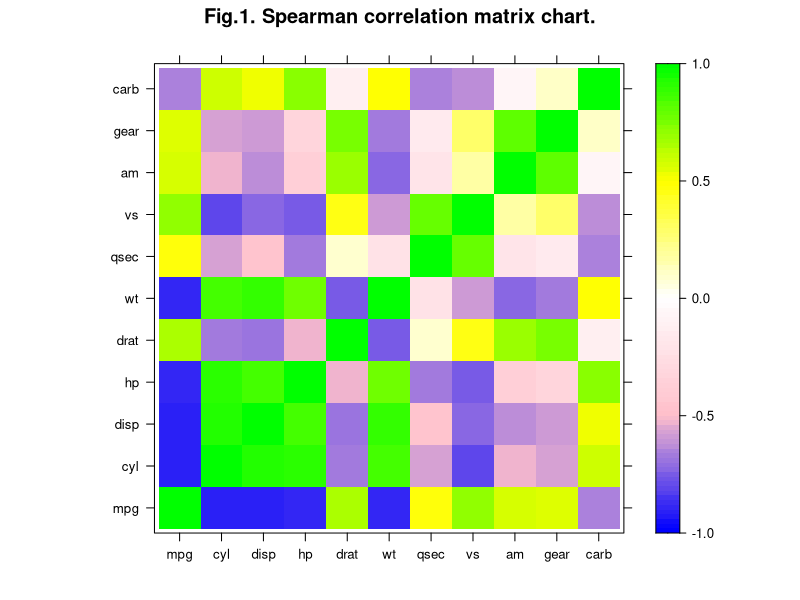
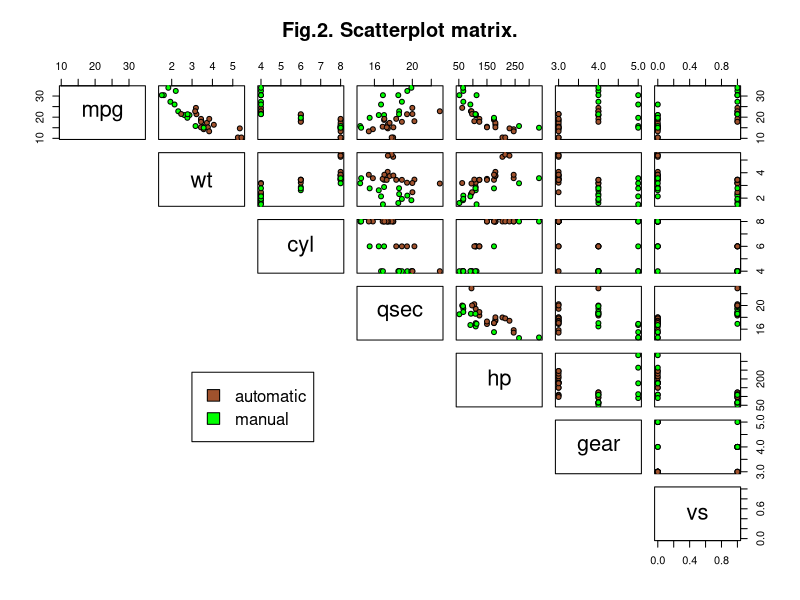
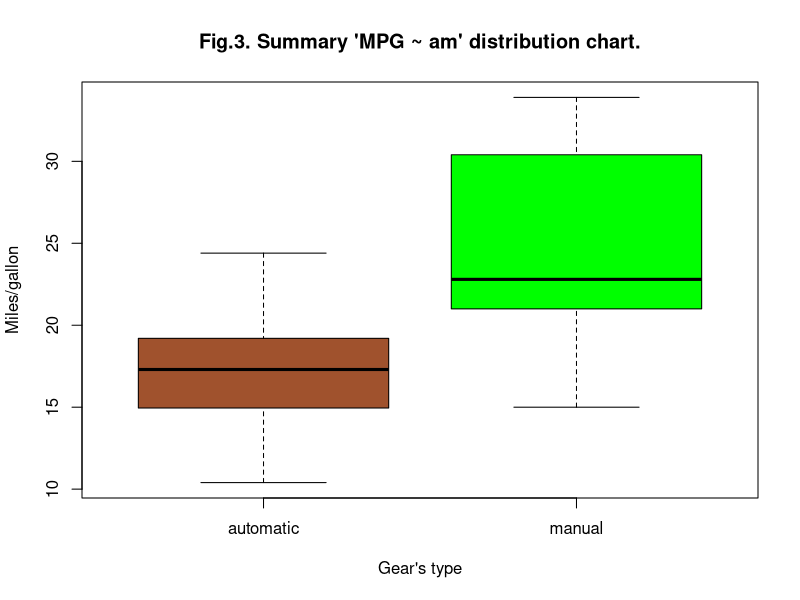
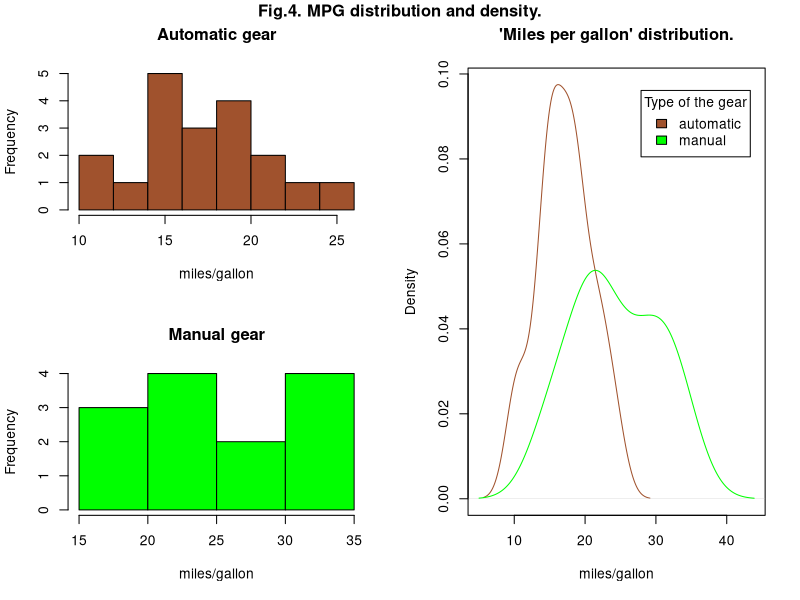
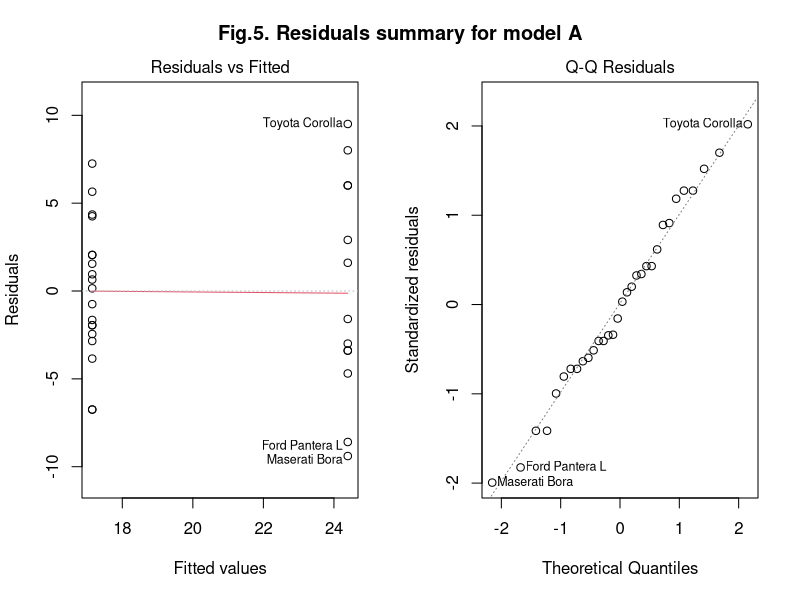
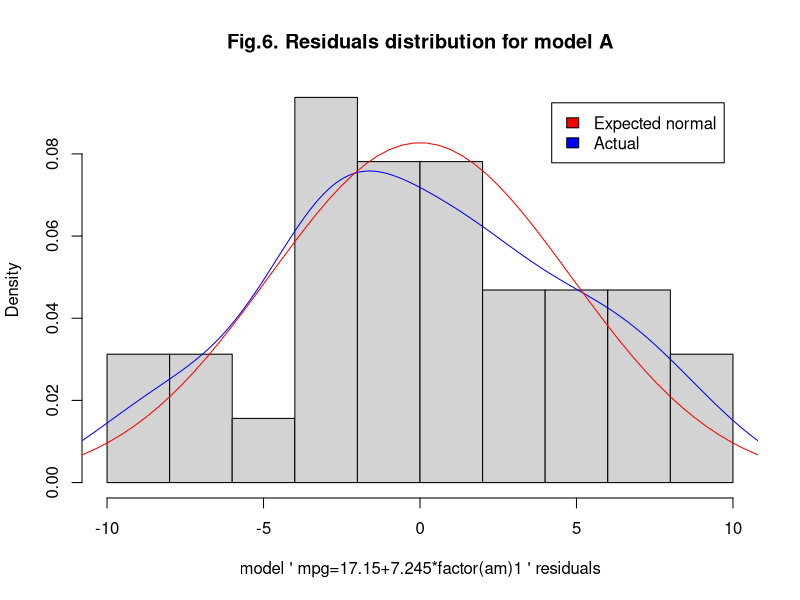
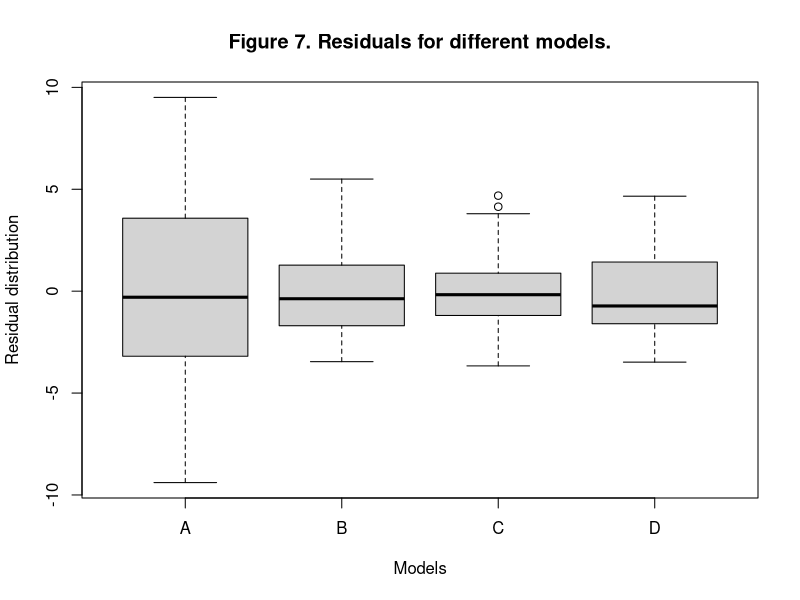
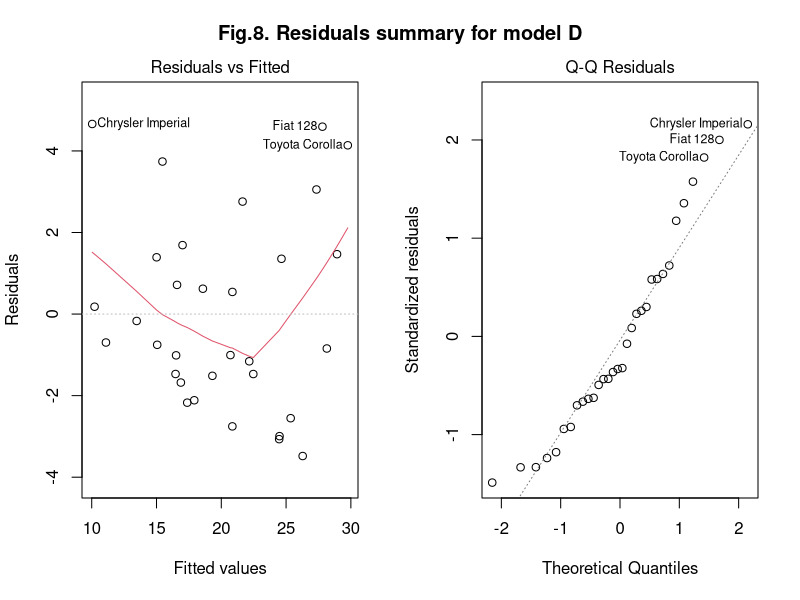

The R source for these figures, in order:
## ---- chunk 1
library(lattice)
library(MASS)

data(mtcars)
#head(mtcars)
at<-mtcars[mtcars$am==0,]
mt<-mtcars[mtcars$am==1,]
color_at <- 'sienna'
color_mt <- 'green'
au_gear_str <- 'automatic'
ma_gear_str <- 'manual'
gear_names <- c(au_gear_str, ma_gear_str)
gear_color <- c(color_at, color_mt)
def.par <- par(no.readonly = TRUE)
options(digits=7)

# models formulas
LM0.init_formula <- mpg ~ factor(am)
LM1.init_formula <- mpg ~ wt+hp+disp+factor(am)
LM2.init_formula <- mpg ~ disp+hp+drat+wt+qsec+factor(cyl)+factor(am)+factor(gear)+factor(carb)
LM3.init_formula <- mpg ~ disp+hp+drat+wt+qsec+factor(cyl)+factor(am)+factor(gear)+factor(carb)

# create linear regression models
LM0.f <- lm(LM0.init_formula, data=mtcars)
LM1.f <- lm(LM1.init_formula, data=mtcars)
LM2.f <- lm(LM2.init_formula, data=mtcars)
LM3.f <- step(lm(LM3.init_formula, data=mtcars), direction="both", trace=0) # or 'stepAIC' ?

# get residuals
LM0.resid <- resid(LM0.f)
LM1.resid <- resid(LM1.f)
LM2.resid <- resid(LM2.f)
LM3.resid <- resid(LM3.f)

# calculate SSE
LM0.SSE <- sum(LM0.resid^2)
LM1.SSE <- sum(LM1.resid^2)
LM2.SSE <- sum(LM2.resid^2)
LM3.SSE <- sum(LM3.resid^2)

# calculate MSE
LM0.MSE <- LM0.SSE/LM0.f$df.residual
LM1.MSE <- LM1.SSE/LM1.f$df.residual
LM2.MSE <- LM2.SSE/LM2.f$df.residual
LM3.MSE <- LM3.SSE/LM3.f$df.residual

# get R-squared
LM0.Rs    <- summary(LM0.f)$r.squared
LM0.adjRs <- summary(LM0.f)$adj.r.squared
LM1.Rs    <- summary(LM1.f)$r.squared
LM1.adjRs <- summary(LM1.f)$adj.r.squared
LM2.Rs    <- summary(LM2.f)$r.squared
LM2.adjRs <- summary(LM2.f)$adj.r.squared
LM3.Rs    <- summary(LM3.f)$r.squared
LM3.adjRs <- summary(LM3.f)$adj.r.squared

# shapiro-wilk tests
LM0.ShW_p <-shapiro.test(LM0.resid)$p.value
LM1.ShW_p <-shapiro.test(LM1.resid)$p.value
LM2.ShW_p <-shapiro.test(LM2.resid)$p.value
LM3.ShW_p <-shapiro.test(LM3.resid)$p.value

# create string representations of initial and final models

model_strings <- function(LMf) {
  cf <- as.character(as.formula(LMf))
  ms <- paste(cf[2],cf[1],cf[3]) 
  nm<-data.frame(names(coef(LMf)),coef(LMf))
  es<-paste(c(cf[2],' = ',format(nm[1,2],digits=4), lapply(2:nrow(nm), function(i) paste(ifelse(sign(nm[i,2])>0,'+',''),format(nm[i,2], digits=4),'*',nm[i,1]))), collapse='')
  gsub(' ','',c(ms,es))
} 

mstr<-model_strings(LM0.f)
LM0.model_string <- mstr[1]
LM0.equation_string <- mstr[2]

mstr<-model_strings(LM1.f)
LM1.model_string <- mstr[1]
LM1.equation_string <- mstr[2]

mstr<-model_strings(LM3.f)
LM2.model_string <- mstr[1]
LM2.equation_string <- mstr[2]

mstr<-model_strings(LM3.f)
LM3.model_string <- mstr[1]
LM3.equation_string <- mstr[2]

#summary(LM3.f)

options(digits=2)
## ---- chunk 2
options(digits=7)
## ---- chunk 3
options(digits=2)
## ---- chunk 4
# print well-formated table of model's coefficients

LM3cf<-summary(LM1.f)$coefficients
colnames(LM3cf)<-gsub("\\|", "\\\\|", colnames(LM3cf))

cat(paste('\\ ',' | ', paste(colnames(LM3cf), collapse=" | ")), paste(replicate(ncol(LM3cf)+1,"---"), collapse=' | '),sep="\n")
cat(mapply(paste, rownames(LM3cf), " | ", apply(LM3cf,1,function(x) paste(lapply(as.list(x), function(y) paste(format(y,digits=5))), collapse=" | ")) ), sep="\n")

options(digits=2)
## ---- chunk 5
Mcs <- cor(mtcars, method = 'spearman')
#Mcs
layout(matrix(c(1),1,1))
rgb.palette <- colorRampPalette(c("blue","pink","white","yellow","green"), space = "rgb")
levelplot(Mcs, main="Fig.1. Spearman correlation matrix chart.", xlab="", ylab="", col.regions=rgb.palette(120), cuts=100, at=seq(-1,1,0.02))
## ---- chunk 6
pairs(~mpg+wt+cyl+qsec+hp+cyl+gear+vs,data=mtcars, main="Fig.2. Scatterplot matrix.",
      pch=21, bg=gear_color[mtcars$am+1], lower.panel=NULL)
legend(0.20, 0.35, gear_names, fill=gear_color)
## ---- chunk 7
boxplot(mpg~am, data=mtcars, main="Fig.3. Summary 'MPG ~ am' distribution chart.",xlab="Gear's type", ylab="Miles/gallon", names=gear_names,col = gear_color)
## ---- chunk 8
den_at <- density(at$mpg)
den_mt <- density(mt$mpg)

den_min_x <- min(min(den_at$x), min(den_mt$x))
den_max_x <- max(max(den_at$x), max(den_mt$x))
den_max_y <- max(max(den_at$y), max(den_mt$y))

layout(matrix(c(1,2,3,3), 2, 2, byrow = FALSE))

hist(at$mpg, xlab="miles/gallon", main="Automatic gear",col = color_at, breaks=6)
hist(mt$mpg, xlab="miles/gallon",main="Manual gear",col = color_mt, breaks=6)

plot(den_at, main="'Miles per gallon' distribution.",
     xlab="miles/gallon", ylab="Density",
     xlim=c(den_min_x, den_max_x), ylim=c(0, den_max_y), col = color_at)
legend("topright", inset=.05, title="Type of the gear",
    gear_names, fill=gear_color, horiz=FALSE)
lines(den_mt, xlim=c(den_min_x, den_max_x), ylim=c(0, den_max_y), col = color_mt)
title("Fig.4. MPG distribution and density.", outer=TRUE, line = -1)
## ---- chunk 9
layout(matrix(c(1,2),1,2)) # optional 2 graphs/page
plot(LM0.f, which=c(1,2))
title("Fig.5. Residuals summary for model A", outer=TRUE, line = -2)
## ---- chunk 10
layout(matrix(c(1),1,1))
hist(LM0.resid, breaks=as.integer((max(LM0.resid)-min(LM0.resid))/2), main='Fig.6. Residuals distribution for model A', xlab=paste("model '",LM0.equation_string ,"' residuals"), freq=FALSE)
d_a<-density(LM0.resid)
lines(d_a, col='blue')
x_at<-seq(-4,4,length=100)*sd(LM0.resid) + mean(LM0.resid)
hx_at<-dnorm(x_at,mean(LM0.resid),sd(LM0.resid))
lines(x_at,hx_at,col='red')
legend("topright", inset=.05, c('Expected normal','Actual'), fill=c('red','blue'))
## ---- chunk 11
layout(matrix(c(1),1,1))
boxplot(LM0.resid,LM1.resid,LM2.resid,LM3.resid, main='Figure 7. Residuals for different models.', ylab='Residual distribution',xlab="Models", names=c('A','B','C','D'), col='lightgray')
## ---- chunk 12
layout(matrix(c(1,2),1,2)) # optional 2 graphs/page
plot(LM3.f, which=c(1,2))
title("Fig.8. Residuals summary for model D", outer=TRUE, line = -2)
## ---- chunk 13
layout(matrix(c(1),1,1))
hist(LM3.resid, breaks=as.integer((max(LM0.resid)-min(LM0.resid))/2), main='Fig.9. Residuals distribution for model D', xlab=paste("model '",LM3.equation_string ,"' residuals"), freq=FALSE)
d_a<-density(LM3.resid)
lines(d_a, col='blue')
x_at<-seq(-4,4,length=100)*sd(LM3.resid) + mean(LM3.resid)
hx_at<-dnorm(x_at,mean(LM3.resid),sd(LM3.resid))
lines(x_at,hx_at,col='red')
legend("topright", inset=.05, c('Expected normal','Actual'), fill=c('red','blue'))
